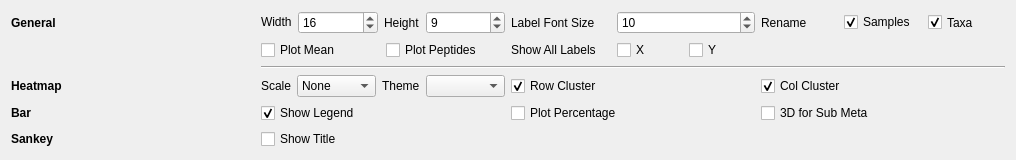
                     <widget class="QWidget" name="scrollAreaWidgetContents_2">
                      <property name="geometry">
                       <rect>
                        <x>0</x>
                        <y>0</y>
                        <width>1016</width>
                        <height>158</height>
                       </rect>
                      </property>
                      <layout class="QGridLayout" name="gridLayout_50">
                       <item row="0" column="0">
                        <layout class="QGridLayout" name="gridLayout_70">
                         <item row="0" column="1">
                          <layout class="QHBoxLayout" name="horizontalLayout_83">
                           <item>
                            <widget class="QLabel" name="label_35">
                             <property name="sizePolicy">
                              <sizepolicy hsizetype="Maximum" vsizetype="Fixed">
                               <horstretch>0</horstretch>
                               <verstretch>0</verstretch>
                              </sizepolicy>
                             </property>
                             <property name="text">
                              <string>Width</string>
                             </property>
                             <property name="alignment">
                              <set>Qt::AlignLeading|Qt::AlignLeft|Qt::AlignVCenter</set>
                             </property>
                            </widget>
                           </item>
                           <item>
                            <widget class="QSpinBox" name="spinBox_basic_heatmap_width">
                             <property name="sizePolicy">
                              <sizepolicy hsizetype="Preferred" vsizetype="Fixed">
                               <horstretch>0</horstretch>
                               <verstretch>0</verstretch>
                              </sizepolicy>
                             </property>
                             <property name="minimum">
                              <number>1</number>
                             </property>
                             <property name="maximum">
                              <number>200</number>
                             </property>
                             <property name="value">
                              <number>16</number>
                             </property>
                            </widget>
                           </item>
                           <item>
                            <widget class="QLabel" name="label_33">
                             <property name="sizePolicy">
                              <sizepolicy hsizetype="Maximum" vsizetype="Preferred">
                               <horstretch>0</horstretch>
                               <verstretch>0</verstretch>
                              </sizepolicy>
                             </property>
                             <property name="text">
                              <string>Height</string>
                             </property>
                             <property name="alignment">
                              <set>Qt::AlignLeading|Qt::AlignLeft|Qt::AlignVCenter</set>
                             </property>
                            </widget>
                           </item>
                           <item>
                            <widget class="QSpinBox" name="spinBox_basic_heatmap_height">
                             <property name="sizePolicy">
                              <sizepolicy hsizetype="Preferred" vsizetype="Fixed">
                               <horstretch>0</horstretch>
                               <verstretch>0</verstretch>
                              </sizepolicy>
                             </property>
                             <property name="minimum">
                              <number>1</number>
                             </property>
                             <property name="maximum">
                              <number>200</number>
                             </property>
                             <property name="value">
                              <number>9</number>
                             </property>
                            </widget>
                           </item>
                          </layout>
                         </item>
                         <item row="4" column="0">
                          <widget class="QLabel" name="label_185">
                           <property name="font">
                            <font>
                             <weight>75</weight>
                             <bold>true</bold>
                            </font>
                           </property>
                           <property name="text">
                            <string>Bar</string>
                           </property>
                          </widget>
                         </item>
                         <item row="5" column="0">
                          <widget class="QLabel" name="label_186">
                           <property name="font">
                            <font>
                             <weight>75</weight>
                             <bold>true</bold>
                            </font>
                           </property>
                           <property name="text">
                            <string>Sankey</string>
                           </property>
                          </widget>
                         </item>
                         <item row="3" column="1">
                          <layout class="QHBoxLayout" name="horizontalLayout_87">
                           <item>
                            <widget class="QLabel" name="label_31">
                             <property name="sizePolicy">
                              <sizepolicy hsizetype="Fixed" vsizetype="Fixed">
                               <horstretch>0</horstretch>
                               <verstretch>0</verstretch>
                              </sizepolicy>
                             </property>
                             <property name="text">
                              <string>Scale</string>
                             </property>
                            </widget>
                           </item>
                           <item>
                            <widget class="QComboBox" name="comboBox_basic_hetatmap_scale">
                             <property name="sizePolicy">
                              <sizepolicy hsizetype="Preferred" vsizetype="Maximum">
                               <horstretch>0</horstretch>
                               <verstretch>0</verstretch>
                              </sizepolicy>
                             </property>
                             <item>
                              <property name="text">
                               <string>None</string>
                              </property>
                             </item>
                             <item>
                              <property name="text">
                               <string>row</string>
                              </property>
                             </item>
                             <item>
                              <property name="text">
                               <string>col</string>
                              </property>
                             </item>
                             <item>
                              <property name="text">
                               <string>all</string>
                              </property>
                             </item>
                            </widget>
                           </item>
                           <item>
                            <widget class="QLabel" name="label_13">
                             <property name="sizePolicy">
                              <sizepolicy hsizetype="Maximum" vsizetype="Preferred">
                               <horstretch>0</horstretch>
                               <verstretch>0</verstretch>
                              </sizepolicy>
                             </property>
                             <property name="layoutDirection">
                              <enum>Qt::LeftToRight</enum>
                             </property>
                             <property name="locale">
                              <locale language="Chinese" country="China"/>
                             </property>
                             <property name="text">
                              <string>Theme</string>
                             </property>
                             <property name="alignment">
                              <set>Qt::AlignLeading|Qt::AlignLeft|Qt::AlignVCenter</set>
                             </property>
                            </widget>
                           </item>
                           <item>
                            <widget class="QComboBox" name="comboBox_basic_hetatmap_theme">
                             <property name="sizePolicy">
                              <sizepolicy hsizetype="Preferred" vsizetype="Fixed">
                               <horstretch>0</horstretch>
                               <verstretch>0</verstretch>
                              </sizepolicy>
                             </property>
                            </widget>
                           </item>
                          </layout>
                         </item>
                         <item row="3" column="2">
                          <widget class="QCheckBox" name="checkBox_basic_hetatmap_row_cluster">
                           <property name="sizePolicy">
                            <sizepolicy hsizetype="Preferred" vsizetype="Fixed">
                             <horstretch>0</horstretch>
                             <verstretch>0</verstretch>
                            </sizepolicy>
                           </property>
                           <property name="text">
                            <string>Row Cluster</string>
                           </property>
                           <property name="checked">
                            <bool>true</bool>
                           </property>
                          </widget>
                         </item>
                         <item row="0" column="0">
                          <widget class="QLabel" name="label_183">
                           <property name="font">
                            <font>
                             <weight>75</weight>
                             <bold>true</bold>
                            </font>
                           </property>
                           <property name="text">
                            <string>General</string>
                           </property>
                          </widget>
                         </item>
                         <item row="4" column="1">
                          <widget class="QCheckBox" name="checkBox_basic_bar_show_legend">
                           <property name="sizePolicy">
                            <sizepolicy hsizetype="Preferred" vsizetype="Fixed">
                             <horstretch>0</horstretch>
                             <verstretch>0</verstretch>
                            </sizepolicy>
                           </property>
                           <property name="text">
                            <string>Show Legend</string>
                           </property>
                           <property name="checked">
                            <bool>true</bool>
                           </property>
                          </widget>
                         </item>
                         <item row="5" column="1">
                          <widget class="QCheckBox" name="checkBox_basic_heatmap_sankey_title">
                           <property name="sizePolicy">
                            <sizepolicy hsizetype="Preferred" vsizetype="Fixed">
                             <horstretch>0</horstretch>
                             <verstretch>0</verstretch>
                            </sizepolicy>
                           </property>
                           <property name="text">
                            <string>Show Title</string>
                           </property>
                          </widget>
                         </item>
                         <item row="3" column="0">
                          <widget class="QLabel" name="label_184">
                           <property name="font">
                            <font>
                             <weight>75</weight>
                             <bold>true</bold>
                            </font>
                           </property>
                           <property name="text">
                            <string>Heatmap</string>
                           </property>
                          </widget>
                         </item>
                         <item row="3" column="3">
                          <widget class="QCheckBox" name="checkBox_basic_hetatmap_col_cluster">
                           <property name="sizePolicy">
                            <sizepolicy hsizetype="Preferred" vsizetype="Fixed">
                             <horstretch>0</horstretch>
                             <verstretch>0</verstretch>
                            </sizepolicy>
                           </property>
                           <property name="text">
                            <string>Col Cluster</string>
                           </property>
                           <property name="checked">
                            <bool>true</bool>
                           </property>
                          </widget>
                         </item>
                         <item row="4" column="2">
                          <widget class="QCheckBox" name="checkBox_basic_bar_plot_percent">
                           <property name="sizePolicy">
                            <sizepolicy hsizetype="Preferred" vsizetype="Fixed">
                             <horstretch>0</horstretch>
                             <verstretch>0</verstretch>
                            </sizepolicy>
                           </property>
                           <property name="text">
                            <string>Plot Percentage</string>
                           </property>
                          </widget>
                         </item>
                         <item row="2" column="1" colspan="3">
                          <widget class="Line" name="line_13">
                           <property name="orientation">
                            <enum>Qt::Horizontal</enum>
                           </property>
                          </widget>
                         </item>
                         <item row="1" column="1">
                          <layout class="QHBoxLayout" name="horizontalLayout_90">
                           <item>
                            <widget class="QCheckBox" name="checkBox_basic_heatmap_plot_mean">
                             <property name="sizePolicy">
                              <sizepolicy hsizetype="Preferred" vsizetype="Fixed">
                               <horstretch>0</horstretch>
                               <verstretch>0</verstretch>
                              </sizepolicy>
                             </property>
                             <property name="text">
                              <string>Plot Mean</string>
                             </property>
                            </widget>
                           </item>
                           <item>
                            <widget class="QCheckBox" name="checkBox_basic_heatmap_plot_peptide">
                             <property name="sizePolicy">
                              <sizepolicy hsizetype="Preferred" vsizetype="Fixed">
                               <horstretch>0</horstretch>
                               <verstretch>0</verstretch>
                              </sizepolicy>
                             </property>
                             <property name="text">
                              <string>Plot Peptides</string>
                             </property>
                            </widget>
                           </item>
                          </layout>
                         </item>
                         <item row="1" column="2">
                          <layout class="QHBoxLayout" name="horizontalLayout_88">
                           <item>
                            <widget class="QLabel" name="label_130">
                             <property name="sizePolicy">
                              <sizepolicy hsizetype="Maximum" vsizetype="Fixed">
                               <horstretch>0</horstretch>
                               <verstretch>0</verstretch>
                              </sizepolicy>
                             </property>
                             <property name="minimumSize">
                              <size>
                               <width>100</width>
                               <height>0</height>
                              </size>
                             </property>
                             <property name="maximumSize">
                              <size>
                               <width>100</width>
                               <height>16777215</height>
                              </size>
                             </property>
                             <property name="text">
                              <string>Show All Labels</string>
                             </property>
                            </widget>
                           </item>
                           <item>
                            <widget class="QCheckBox" name="checkBox_basic_hetatmap_show_all_labels_x">
                             <property name="sizePolicy">
                              <sizepolicy hsizetype="Preferred" vsizetype="Fixed">
                               <horstretch>0</horstretch>
                               <verstretch>0</verstretch>
                              </sizepolicy>
                             </property>
                             <property name="text">
                              <string>X</string>
                             </property>
                            </widget>
                           </item>
                           <item>
                            <widget class="QCheckBox" name="checkBox_basic_hetatmap_show_all_labels_y">
                             <property name="sizePolicy">
                              <sizepolicy hsizetype="Preferred" vsizetype="Fixed">
                               <horstretch>0</horstretch>
                               <verstretch>0</verstretch>
                              </sizepolicy>
                             </property>
                             <property name="text">
                              <string>Y</string>
                             </property>
                            </widget>
                           </item>
                          </layout>
                         </item>
                         <item row="0" column="3">
                          <layout class="QHBoxLayout" name="horizontalLayout_89">
                           <item>
                            <widget class="QLabel" name="label_152">
                             <property name="sizePolicy">
                              <sizepolicy hsizetype="Preferred" vsizetype="Preferred">
                               <horstretch>0</horstretch>
                               <verstretch>0</verstretch>
                              </sizepolicy>
                             </property>
                             <property name="text">
                              <string>Rename</string>
                             </property>
                            </widget>
                           </item>
                           <item>
                            <widget class="QCheckBox" name="checkBox_basic_hetatmap_rename_sample_name">
                             <property name="sizePolicy">
                              <sizepolicy hsizetype="Preferred" vsizetype="Fixed">
                               <horstretch>0</horstretch>
                               <verstretch>0</verstretch>
                              </sizepolicy>
                             </property>
                             <property name="toolTip">
                              <string>Add group name to Sample names</string>
                             </property>
                             <property name="text">
                              <string>Samples</string>
                             </property>
                             <property name="checked">
                              <bool>true</bool>
                             </property>
                            </widget>
                           </item>
                           <item>
                            <widget class="QCheckBox" name="checkBox_basic_hetatmap_rename_taxa">
                             <property name="sizePolicy">
                              <sizepolicy hsizetype="Preferred" vsizetype="Preferred">
                               <horstretch>0</horstretch>
                               <verstretch>0</verstretch>
                              </sizepolicy>
                             </property>
                             <property name="toolTip">
                              <string>Only show the last level of name</string>
                             </property>
                             <property name="text">
                              <string>Taxa</string>
                             </property>
                             <property name="checked">
                              <bool>true</bool>
                             </property>
                            </widget>
                           </item>
                          </layout>
                         </item>
                         <item row="0" column="2">
                          <layout class="QHBoxLayout" name="horizontalLayout_91">
                           <item>
                            <widget class="QLabel" name="label_108">
                             <property name="sizePolicy">
                              <sizepolicy hsizetype="Maximum" vsizetype="Preferred">
                               <horstretch>0</horstretch>
                               <verstretch>0</verstretch>
                              </sizepolicy>
                             </property>
                             <property name="minimumSize">
                              <size>
                               <width>100</width>
                               <height>0</height>
                              </size>
                             </property>
                             <property name="maximumSize">
                              <size>
                               <width>100</width>
                               <height>16777215</height>
                              </size>
                             </property>
                             <property name="text">
                              <string>Label Font Size</string>
                             </property>
                             <property name="alignment">
                              <set>Qt::AlignLeading|Qt::AlignLeft|Qt::AlignVCenter</set>
                             </property>
                            </widget>
                           </item>
                           <item>
                            <widget class="QSpinBox" name="spinBox_basic_heatmap_label_font_size">
                             <property name="sizePolicy">
                              <sizepolicy hsizetype="Preferred" vsizetype="Fixed">
                               <horstretch>0</horstretch>
                               <verstretch>0</verstretch>
                              </sizepolicy>
                             </property>
                             <property name="minimum">
                              <number>1</number>
                             </property>
                             <property name="maximum">
                              <number>999</number>
                             </property>
                             <property name="value">
                              <number>10</number>
                             </property>
                            </widget>
                           </item>
                          </layout>
                         </item>
                         <item row="4" column="3">
                          <widget class="QCheckBox" name="checkBox_basic_bar_3d_for_sub_meta">
                           <property name="text">
                            <string>3D for Sub Meta</string>
                           </property>
                          </widget>
                         </item>
                        </layout>
                       </item>
                      </layout>
                     </widget>
